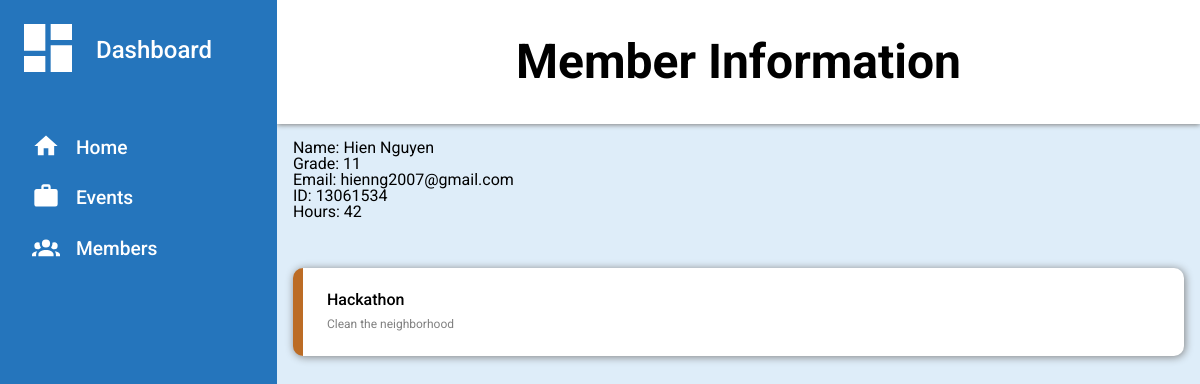
/member/1, run on an earlier commit of the app's database.
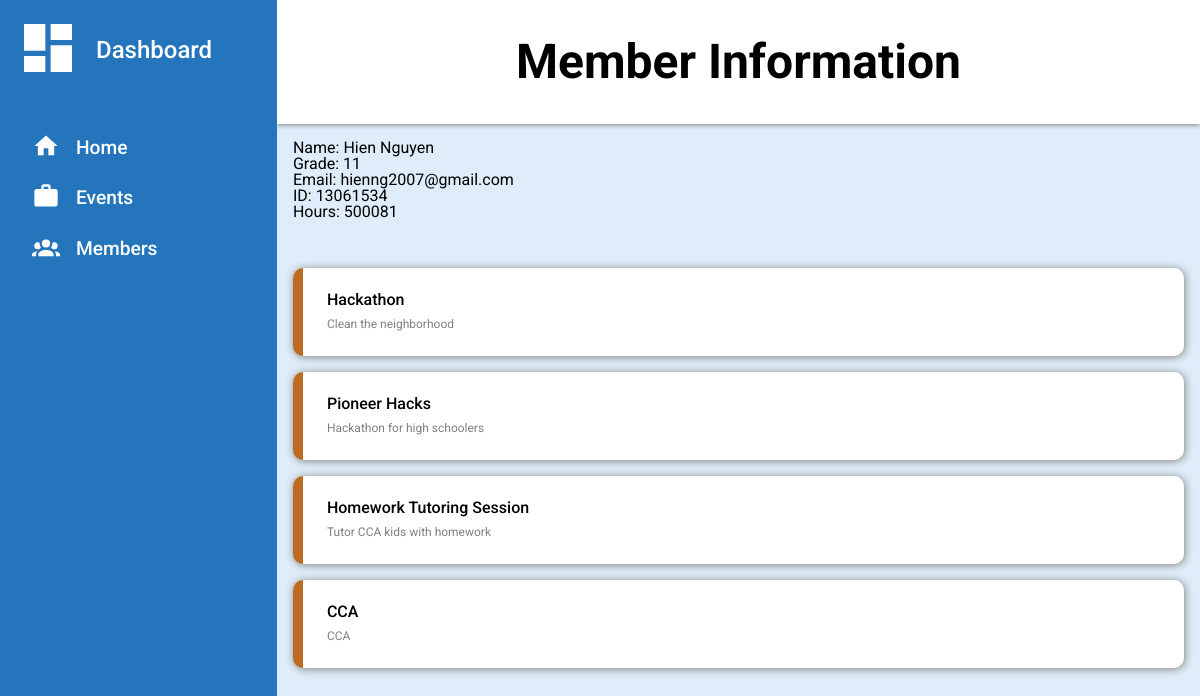
And on a later commit of the database.
### app.py (models this page shows)
class Member(db.Model):
    id = db.Column(db.Integer, primary_key = True)
    name = db.Column(db.String(100), unique = False, index = True)
    student_id = db.Column(db.Integer, index = True, unique = False)
    hours = db.Column(db.Integer, index = True, unique = False)
    grade = db.Column(db.Integer, index = True, unique = False)
    email = db.Column(db.String(100), unique = False, index = True)
    events = db.relationship('Event', secondary = member_event, backref = 'members')

class Event(db.Model):
    id = db.Column(db.Integer, primary_key = True)
    name = db.Column(db.String(100), unique = False, index = True)
    description = db.Column(db.String(250), unique = False, index = True)
    address = db.Column(db.String(250), unique = False, index = True)
    date = db.Column(db.String(40), unique = False, index = True)
    hours = db.Column(db.Integer, index = True, unique = False)

### app.py (the view)
@app.route('/member/<int:id>')
def member(id):
    member = Member.query.get(id)
    return render_template('member.html', member = member)

### templates/member.html (shortened to what this page needs)
{% extends 'base.html' %}
{% block content %}
<div class="header">
    <div class = "eventName">
        <p>Member Information</p>
    </div>
</div>
<div class="sidebar">
    <p><span><svg class="dash clickable" xmlns="http://www.w3.org/2000/svg" viewBox="0 0 24 24"><title>view-dashboard</title><path d="M13,3V9H21V3M13,21H21V11H13M3,21H11V15H3M3,13H11V3H3V13Z" /></svg></span>Dashboard</p>
    <ul>
        <a href="{{ url_for('dashboard') }}">
            <li class="clickable"><span><svg xmlns="http://www.w3.org/2000/svg" viewBox="0 0 24 24"><title>home</title><path d="M10,20V14H14V20H19V12H22L12,3L2,12H5V20H10Z" /></svg></span>Home</li>
        </a>
        <a href="{{ url_for('events') }}">
            <li class="clickable"><span><svg xmlns="http://www.w3.org/2000/svg" viewBox="0 0 24 24"><title>briefcase</title><path d="M10,2H14A2,2 0 0,1 16,4V6H20A2,2 0 0,1 22,8V19A2,2 0 0,1 20,21H4C2.89,21 2,20.1 2,19V8C2,6.89 2.89,6 4,6H8V4C8,2.89 8.89,2 10,2M14,6V4H10V6H14Z" /></svg></span>Events</li>
        </a>
        <a href="{{ url_for('members') }}">
            <li class="clickable"><span></span>Members</li>
        </a>
    </ul>
</div>
<div class="content">
    <div>
        <p>Name: {{ member.name }}</p>
        <p>Grade: {{ member.grade }}</p>
        <p>Email: {{ member.email }}</p>
        <p>ID: {{ member.student_id }}</p>
        <p>Hours: {{ member.hours }}</p>
        <div class="events">
            <p class="content-label"></p>
            {% for event in member.events %}
                <a class="clickable" href="{{ url_for('event', id = event.id) }}">
                    <div>
                        <p>{{ event.name }}</p>
                        {{ event.description }}
                    </div>
                </a>
            {% endfor %}
        </div>
    </div>
</div>
{% endblock %}

What changed in the data, as far as the page shows it:
changed Member "Hien Nguyen": hours "42" → "500081"
added Event: name "Pioneer Hacks", description "Hackathon for high schoolers"
added Event: name "Homework Tutoring Session", description "Tutor CCA kids with homework"
added Event: name "CCA", description "CCA"
